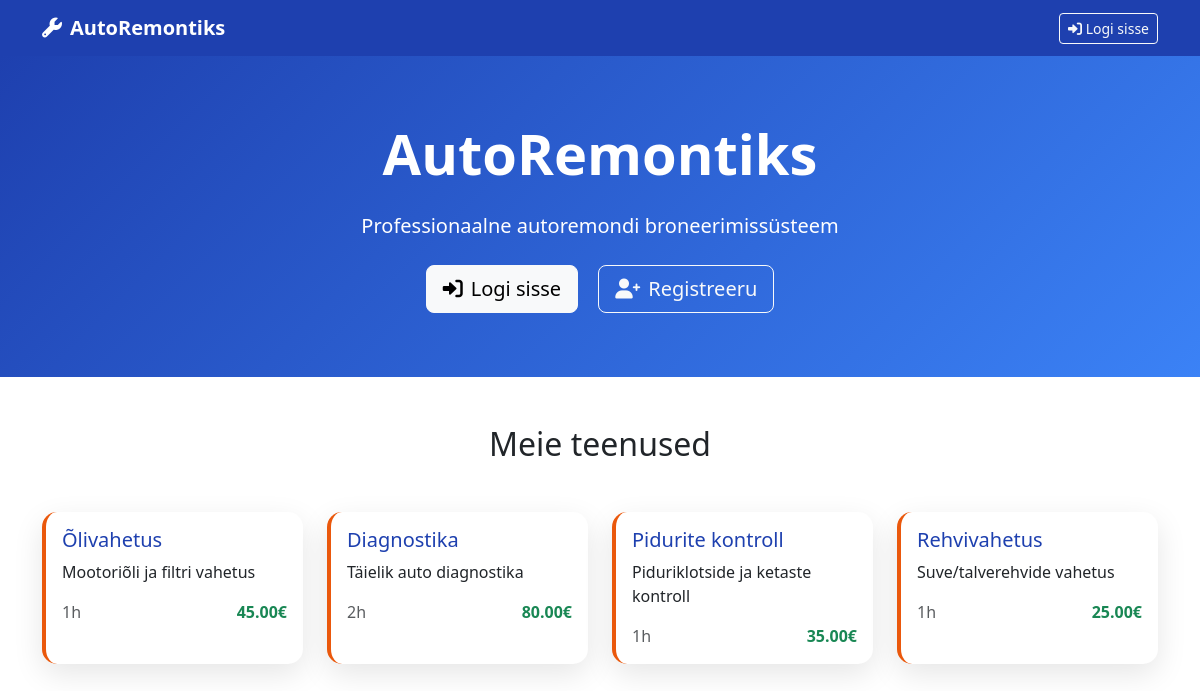
The page /lõpp/project/index.php on the database its author committed.
### tables this page shows
CREATE TABLE teenused (
    id INT AUTO_INCREMENT PRIMARY KEY,
    nimi VARCHAR(255) NOT NULL,
    kirjeldus TEXT,
    kestus_tunnid INT NOT NULL,
    hind DECIMAL(10,2) NOT NULL,
    aktiivne BOOLEAN DEFAULT TRUE,
    loodud TIMESTAMP DEFAULT CURRENT_TIMESTAMP
);

### lõpp/project/config.php (called while the page is built, shortened)
<?php
function onSisselogitud() {
    return isset($_SESSION['kasutaja_id']);
}
?>

### lõpp/project/index.php (the view, shortened to what this page needs)
<?php
require_once 'config.php';
?>
<!DOCTYPE html>
<html lang="et">
<head>
    <link href="https://cdn.jsdelivr.net/npm/bootstrap@5.3.0/dist/css/bootstrap.min.css" rel="stylesheet">
    <link href="https://cdnjs.cloudflare.com/ajax/libs/font-awesome/6.0.0/css/all.min.css" rel="stylesheet">
</head>
<body>
    <nav class="navbar navbar-expand-lg navbar-dark bg-primary-custom">
        <div class="container">
            <a class="navbar-brand fw-bold" href="index.php">
                <i class="fas fa-wrench me-2"></i>AutoRemontiks
            </a>
            <div class="navbar-nav ms-auto">
                <?php if (onSisselogitud()): ?>
                    <span class="navbar-text me-3">
                        Tere, <?php echo htmlspecialchars($_SESSION['email']); ?>
                        <?php if (onTootaja()): ?>
                            <span class="badge bg-warning ms-1">Töötaja</span>
                        <?php endif; ?>
                    </span>
                    <?php if (onTootaja()): ?>
                        <a href="admin.php" class="btn btn-outline-light btn-sm me-2">
                            <i class="fas fa-cog"></i> Haldus
                        </a>
                    <?php endif; ?>
                    <a href="?logout=1" class="btn btn-outline-light btn-sm">
                        <i class="fas fa-sign-out-alt"></i> Logi välja
                    </a>
                <?php else: ?>
                    <button class="btn btn-outline-light btn-sm" data-bs-toggle="modal" data-bs-target="#loginModal">
                        <i class="fas fa-sign-in-alt"></i> Logi sisse
                    </button>
                <?php endif; ?>
            </div>
        </div>
    </nav>
    <?php if (!onSisselogitud()): ?>
        <section class="hero-section">
            <div class="container text-center">
                <h1 class="display-4 fw-bold mb-4">AutoRemontiks</h1>
                <p class="lead mb-4">Professionaalne autoremondi broneerimissüsteem</p>
                <button class="btn btn-light btn-lg me-3" data-bs-toggle="modal" data-bs-target="#loginModal">
                    <i class="fas fa-sign-in-alt me-2"></i>Logi sisse
                </button>
                <button class="btn btn-outline-light btn-lg" data-bs-toggle="modal" data-bs-target="#registerModal">
                    <i class="fas fa-user-plus me-2"></i>Registreeru
                </button>
            </div>
        </section>
        <section class="py-5">
            <div class="container">
                <h2 class="text-center mb-5">Meie teenused</h2>
                <div class="row">
                    <?php
                    $db = getDB();
                    $stmt = $db->prepare("SELECT * FROM teenused WHERE aktiivne = 1");
                    $stmt->execute();
                    $teenused = $stmt->fetchAll();
                    foreach ($teenused as $teenus):
                    ?>
                    <div class="col-md-6 col-lg-3 mb-4">
                        <div class="card card-custom service-card h-100">
                            <div class="card-body">
                                <h5 class="card-title text-primary-custom"><?php echo htmlspecialchars($teenus['nimi']); ?></h5>
                                <p class="card-text"><?php echo htmlspecialchars($teenus['kirjeldus']); ?></p>
                                <div class="d-flex justify-content-between align-items-center">
                                    <span class="text-muted"><?php echo $teenus['kestus_tunnid']; ?>h</span>
                                    <span class="fw-bold text-success"><?php echo number_format($teenus['hind'], 2); ?>€</span>
                                </div>
                            </div>
                        </div>
                    </div>
                    <?php endforeach; ?>
                </div>
            </div>
        </section>
    <?php endif; ?>
</body>
</html>

### lõpp/project/index.php (style rules this page uses)
:root { --primary-color: #1e40af; --secondary-color: #ea580c; --success-color: #16a34a; }
.bg-primary-custom { background-color: var(--primary-color) !important; }
.text-primary-custom { color: var(--primary-color) !important; }
.hero-section { background: linear-gradient(135deg, #1e40af 0%, #3b82f6 100%); color: white; padding: 4rem 0; }
.card-custom { border: none; border-radius: 15px; box-shadow: 0 10px 30px rgba(0,0,0,0.1); transition: transform 0.3s ease; }
.service-card { border-left: 4px solid var(--secondary-color); }

### rows shown on the page
teenused: nimi "Õlivahetus", kirjeldus "Mootoriõli ja filtri vahetus", kestus_tunnid "1", hind "45.00"
teenused: nimi "Diagnostika", kirjeldus "Täielik auto diagnostika", kestus_tunnid "2", hind "80.00"
teenused: nimi "Pidurite kontroll", kirjeldus "Piduriklotside ja ketaste kontroll", kestus_tunnid "1", hind "35.00"
teenused: nimi "Rehvivahetus", kirjeldus "Suve/talverehvide vahetus", kestus_tunnid "1", hind "25.00"
